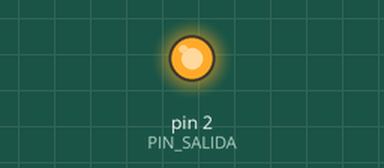
This sketch was run on a simulated Arduino Uno, built with avr-gcc and run on an emulated ATmega328P. Parts: output pins drawn as LEDs (lit = HIGH).

Above: at 1.5 s.
At 4.5 s:
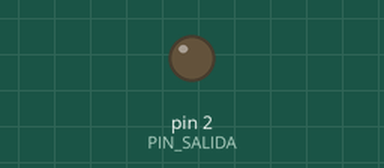
Timing chart, 0 to 7.8 s (numbered marks = the images above):
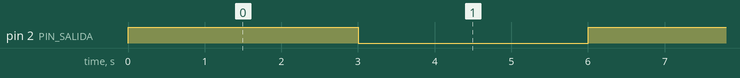

The sketch:

modulo-rele.ino
```cpp
const byte PIN_SALIDA = 2;
const int INTERVALO = 3000;


void setup() {
  pinMode(PIN_SALIDA, OUTPUT);
}

void loop() {
  digitalWrite(PIN_SALIDA, HIGH);
  delay(INTERVALO);
  digitalWrite(PIN_SALIDA, LOW);
  delay(INTERVALO);
}
```

Measured:
- by itself, pin 2 (PIN_SALIDA): alternates HIGH for 3.0 s and LOW for 3.0 s
